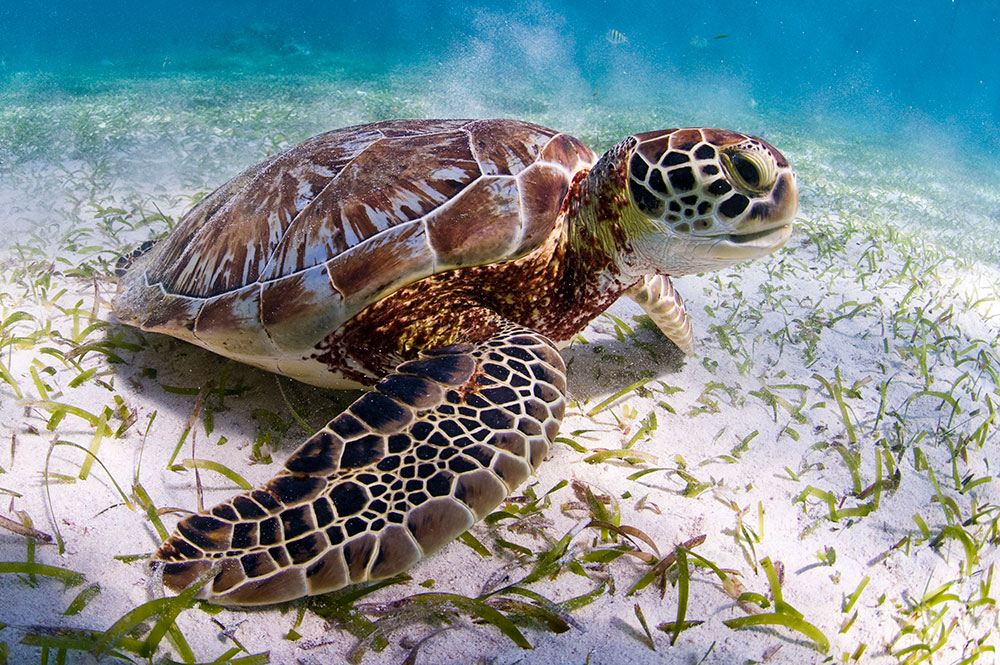
#> input picture NAVEGACION_AUTONOMA/capitulo_1/images/input.jpg, 1000 x 665 px
$ python 8_program.py
#> lines starting #> are read from the running program, lines starting #| are printed output that depends on the picture
# OBJETIVO: Trasladar una imagen dentro del mismo marco (la parte que sale del borde se recorta)

import cv2
import numpy as np

# Lee la imagen
img = cv2.imread('images/input.jpg')
#> img is the input picture: shape (665, 1000, 3); mean B, G, R 144.7, 142, 128.2

# Obtiene el número de filas y columnas de la imagen
num_rows, num_cols = img.shape[:2]
#> num_rows = 665; num_cols = 1000

# Crea la matriz de traslación: mueve la imagen 70px a la derecha y 110px hacia abajo
# Formato: [[1, 0, tx], [0, 1, ty]]  donde tx=desplazamiento horizontal, ty=vertical
translation_matrix = np.float32([[1, 0, 70], [0, 1, 110]])

# Aplica la traslación manteniendo el mismo tamaño de imagen
# La parte de la imagen que se sale del borde se recorta y se pierde
# cv2.INTER_LINEAR define el método de interpolación para rellenar los píxeles nuevos
img_translation = cv2.warpAffine(img, translation_matrix, (num_cols, num_rows), cv2.INTER_LINEAR)
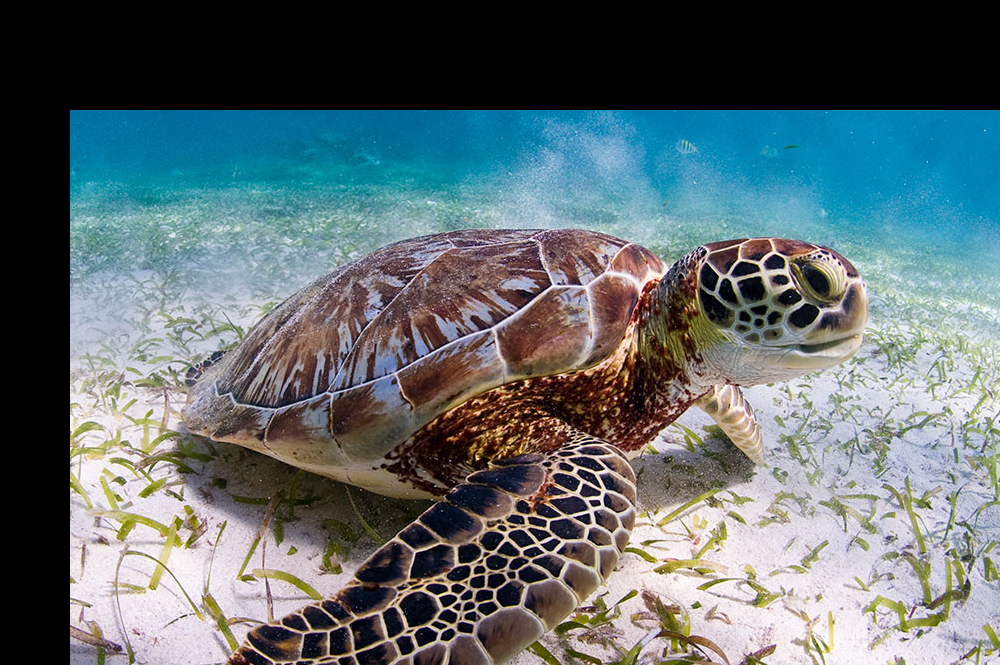
#> img_translation: shape (665, 1000, 3); mean B, G, R 111.2, 107.9, 95.1

cv2.imshow('Translation', img_translation)
cv2.waitKey()
